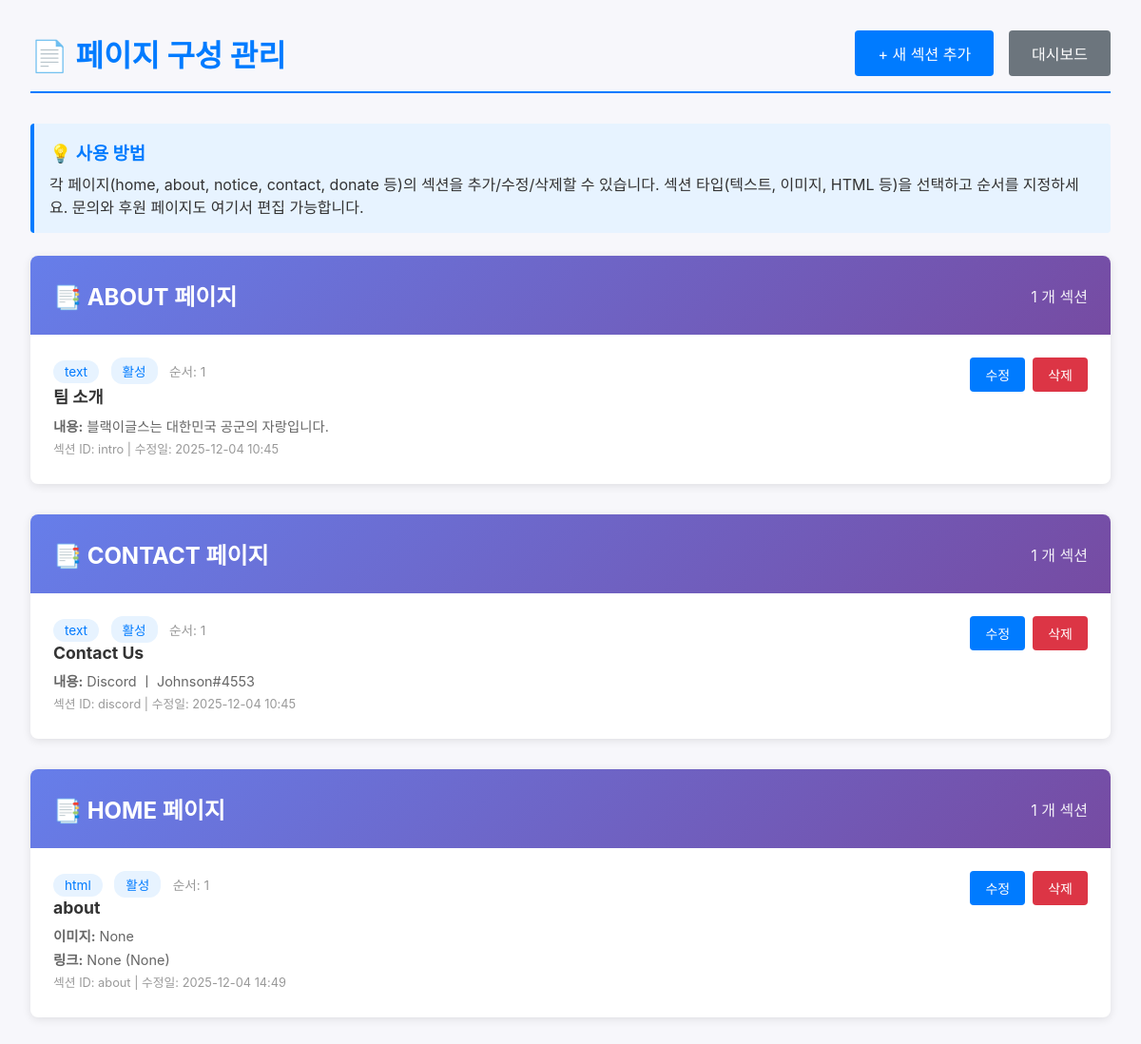
Page /admin/pages (signed in) on the committed database.
### tables this page shows
CREATE TABLE page_sections (
			id INTEGER PRIMARY KEY AUTOINCREMENT,
			page_name TEXT NOT NULL,
			section_id TEXT NOT NULL,
			section_type TEXT NOT NULL,
			title TEXT,
			content TEXT,
			image_url TEXT,
			link_url TEXT,
			link_text TEXT,
			order_num INTEGER DEFAULT 0,
			is_active INTEGER DEFAULT 1,
			updated_at TIMESTAMP DEFAULT CURRENT_TIMESTAMP,
			UNIQUE(page_name, section_id)
		);

### app.py (the view)
@app.route('/admin/pages')
@login_required
def admin_pages():
	conn = get_db()
	sections = conn.execute('SELECT * FROM page_sections ORDER BY page_name, order_num').fetchall()
	conn.close()
	pages = {}
	for section in sections:
		page = section['page_name']
		if page not in pages:
			pages[page] = []
		pages[page].append(section)
	return render_template('admin/pages.html', pages=pages)

### app.py (called while the page is built)
def get_db():
	conn = sqlite3.connect(DATABASE)
	conn.row_factory = sqlite3.Row
	return conn

def login_required(f):
	@wraps(f)
	def decorated_function(*args, **kwargs):
		if 'logged_in' not in session:
			flash('로그인이 필요합니다.', 'error')
			return redirect(url_for('admin_login'))
		return f(*args, **kwargs)
	return decorated_function

### templates/admin/pages.html (shortened to what this page needs)
<!DOCTYPE html>
<html lang="ko">
<head>
    <link rel="stylesheet" href="/static/style.css?v=900">
</head>
<body style="background: #f7f7fb;">
    <div class="admin-container">
        <div class="admin-header">
            <h1>📄 페이지 구성 관리</h1>
            <div style="display: flex; gap: 1rem;">
                <a href="{{ url_for('admin_page_section_form') }}" class="btn">+ 새 섹션 추가</a>
                <a href="{{ url_for('admin_dashboard') }}" class="btn btn-secondary">대시보드</a>
            </div>
        </div>
        <div class="info-box">
            <h3>💡 사용 방법</h3>
            <p>각 페이지(home, about, notice, contact, donate 등)의 섹션을 추가/수정/삭제할 수 있습니다. 섹션 타입(텍스트, 이미지, HTML 등)을 선택하고 순서를 지정하세요. 문의와 후원 페이지도 여기서 편집 가능합니다.</p>
        </div>
        {% if pages %}
            {% for page_name, sections in pages.items() %}
            <div class="page-group">
                <div class="page-group-header">
                    <h2>📑 {{ page_name|upper }} 페이지</h2>
                    <span style="opacity: 0.9;">{{ sections|length }} 개 섹션</span>
                </div>
                <div>
                    {% for section in sections %}
                    <div class="section-item">
                        <div class="section-info">
                            <div>
                                <span class="section-badge">{{ section.section_type }}</span>
                                <span class="section-badge{% if not section.is_active %} inactive{% endif %}">
                                    {{ '활성' if section.is_active else '비활성' }}
                                </span>
                                <span style="color: #999; font-size: 0.85rem;">순서: {{ section.order_num }}</span>
                            </div>
                            <h3>{{ section.title or section.section_id }}</h3>
                            {% if section.content %}
                            <p><strong>내용:</strong> {{ section.content[:150] }}{{ '...' if section.content|length > 150 else '' }}</p>
                            {% endif %}
                            {% if section.image_url %}
                            <p><strong>이미지:</strong> {{ section.image_url }}</p>
                            {% endif %}
                            {% if section.link_url %}
                            <p><strong>링크:</strong> {{ section.link_url }} ({{ section.link_text or '링크 텍스트 없음' }})</p>
                            {% endif %}
                            <p style="font-size: 0.8rem; color: #999;">섹션 ID: {{ section.section_id }} | 수정일: {{ section.updated_at[:16] }}</p>
                        </div>
                        <div class="section-actions">
                            <a href="{{ url_for('admin_page_section_form', section_id=section.id) }}" class="btn btn-sm">수정</a>
                            <form method="POST" action="{{ url_for('admin_page_section_delete', section_id=section.id) }}"
                                  style="display: inline;"
                                  onsubmit="return confirm('정말 이 섹션을 삭제하시겠습니까?');">
                                <button type="submit" class="btn btn-sm btn-danger">삭제</button>
                            </form>
                        </div>
                    </div>
                    {% endfor %}
                </div>
            </div>
            {% endfor %}
        {% endif %}
    </div>
</body>
</html>

### static/style.css (style rules this page uses)
:root { --bg:#f7f7fb; --accent:#0b5fff; --text:#222; }
* { box-sizing:border-box }
html, body { overflow-x:hidden;width:100%;max-width:100vw }
body { margin:0;padding:0;font-family: -apple-system, BlinkMacSystemFont, "Segoe UI", Roboto, "Noto Sans KR", "Helvetica Neue", Arial; color:var(--text); background:var(--bg) }
a, a:visited, a:hover, a:active { text-decoration: none; color: inherit; }
.btn { display:inline-block;background:var(--accent);color:#fff;padding:.6rem 1rem;border-radius:6px;text-decoration:none }

### templates/admin/pages.html (style rules this page uses)
.admin-container { max-width: 1200px; margin: 0 auto; padding: 2rem; }
.admin-header { display: flex; justify-content: space-between; align-items: center; margin-bottom: 2rem; padding-bottom: 1rem; border-bottom: 2px solid #007bff; }
.admin-header h1 { color: #007bff; margin: 0; }
.btn { padding: 0.75rem 1.5rem; background: #007bff; color: white; border: none; border-radius: 4px; text-decoration: none; cursor: pointer; display: inline-block; }
.btn-secondary { background: #6c757d; }
.info-box { background: #e7f3ff; border-left: 4px solid #007bff; padding: 1rem; margin-bottom: 1.5rem; border-radius: 4px; }
.info-box h3 { margin: 0 0 0.5rem 0; color: #007bff; }
.info-box p { margin: 0; color: #333; }
.page-group { background: white; border-radius: 8px; overflow: hidden; box-shadow: 0 2px 10px rgba(0,0,0,0.1); margin-bottom: 2rem; }
.page-group-header { background: linear-gradient(135deg, #667eea 0%, #764ba2 100%); color: white; padding: 1.5rem; display: flex; justify-content: space-between; align-items: center; }
.page-group-header h2 { margin: 0; font-size: 1.5rem; }
.section-item { padding: 1.5rem; border-bottom: 1px solid #eee; display: flex; justify-content: space-between; align-items: start; transition: background 0.2s; }
.section-item:last-child { border-bottom: none; }
.section-info { flex: 1; }
.section-info h3 { margin: 0 0 0.5rem 0; color: #333; font-size: 1.1rem; }
.section-info p { margin: 0.25rem 0; color: #666; font-size: 0.9rem; }
.section-badge { display: inline-block; padding: 0.25rem 0.75rem; background: #e7f3ff; color: #007bff; border-radius: 12px; font-size: 0.85rem; margin-right: 0.5rem; }
.section-actions { display: flex; gap: 0.5rem; }
.btn-sm { padding: 0.5rem 1rem; font-size: 0.875rem; }
.btn-danger { background: #dc3545; }

### rows in the picture
page_sections: page_name "ABOUT", sections "1", section_type "text", is_active "활성", order_num "1", title "팀 소개", content "블랙이글스는 대한민국 공군의 자랑입니다.", section_id "intro", updated_at "2025-12-04 10:45"
page_sections: page_name "CONTACT", sections "1", section_type "text", is_active "활성", order_num "1", title "Contact Us", content "Discord ㅣ Johnson#4553", section_id "discord", updated_at "2025-12-04 10:45"
page_sections: page_name "HOME", sections "1", section_type "html", is_active "활성", order_num "1", title+section "about", image_url "None", link_url "None", link_text "None", section_id "about", updated_at "2025-12-04 14:49"
